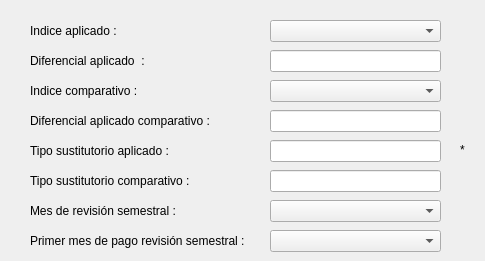
    <widget class="QWidget" name="variablesemestral">
     <attribute name="title">
      <string>Variable semestral</string>
     </attribute>
     <widget class="QLabel" name="label_indiceaplicado4">
      <property name="geometry">
       <rect>
        <x>30</x>
        <y>20</y>
        <width>201</width>
        <height>21</height>
       </rect>
      </property>
      <property name="text">
       <string>Indice aplicado :</string>
      </property>
     </widget>
     <widget class="QLabel" name="label_dif24">
      <property name="geometry">
       <rect>
        <x>30</x>
        <y>110</y>
        <width>201</width>
        <height>21</height>
       </rect>
      </property>
      <property name="text">
       <string>Diferencial aplicado comparativo :</string>
      </property>
     </widget>
     <widget class="QComboBox" name="comboBox_indicecomp4">
      <property name="geometry">
       <rect>
        <x>270</x>
        <y>80</y>
        <width>171</width>
        <height>22</height>
       </rect>
      </property>
     </widget>
     <widget class="QLineEdit" name="lineEdit_dif14">
      <property name="geometry">
       <rect>
        <x>270</x>
        <y>50</y>
        <width>171</width>
        <height>22</height>
       </rect>
      </property>
     </widget>
     <widget class="QLabel" name="label_sust24">
      <property name="geometry">
       <rect>
        <x>30</x>
        <y>170</y>
        <width>201</width>
        <height>21</height>
       </rect>
      </property>
      <property name="text">
       <string>Tipo sustitutorio comparativo :</string>
      </property>
     </widget>
     <widget class="QComboBox" name="comboBox_indiceapli4">
      <property name="geometry">
       <rect>
        <x>270</x>
        <y>20</y>
        <width>171</width>
        <height>22</height>
       </rect>
      </property>
     </widget>
     <widget class="QLabel" name="label_dif14">
      <property name="geometry">
       <rect>
        <x>30</x>
        <y>50</y>
        <width>201</width>
        <height>21</height>
       </rect>
      </property>
      <property name="text">
       <string>Diferencial aplicado  :</string>
      </property>
     </widget>
     <widget class="QLabel" name="label_indicecmparativo4">
      <property name="geometry">
       <rect>
        <x>30</x>
        <y>80</y>
        <width>201</width>
        <height>21</height>
       </rect>
      </property>
      <property name="text">
       <string>Indice comparativo :</string>
      </property>
     </widget>
     <widget class="QLineEdit" name="lineEdit_dif24">
      <property name="geometry">
       <rect>
        <x>270</x>
        <y>110</y>
        <width>171</width>
        <height>22</height>
       </rect>
      </property>
     </widget>
     <widget class="QLabel" name="label_sust14">
      <property name="geometry">
       <rect>
        <x>30</x>
        <y>140</y>
        <width>201</width>
        <height>21</height>
       </rect>
      </property>
      <property name="text">
       <string>Tipo sustitutorio aplicado :</string>
      </property>
     </widget>
     <widget class="QLabel" name="label_primermespagosemestral4">
      <property name="geometry">
       <rect>
        <x>30</x>
        <y>230</y>
        <width>231</width>
        <height>21</height>
       </rect>
      </property>
      <property name="text">
       <string>Primer mes de pago revisión semestral :</string>
      </property>
     </widget>
     <widget class="QLabel" name="label_mesrevsemestral4">
      <property name="geometry">
       <rect>
        <x>30</x>
        <y>200</y>
        <width>201</width>
        <height>21</height>
       </rect>
      </property>
      <property name="text">
       <string>Mes de revisión semestral :</string>
      </property>
     </widget>
     <widget class="QComboBox" name="comboBox_primermespagosemestral4">
      <property name="geometry">
       <rect>
        <x>270</x>
        <y>230</y>
        <width>171</width>
        <height>22</height>
       </rect>
      </property>
     </widget>
     <widget class="QComboBox" name="comboBox_mesrevisionsemestral4">
      <property name="geometry">
       <rect>
        <x>270</x>
        <y>200</y>
        <width>171</width>
        <height>22</height>
       </rect>
      </property>
     </widget>
     <widget class="QLineEdit" name="lineEdit_sust14">
      <property name="geometry">
       <rect>
        <x>270</x>
        <y>140</y>
        <width>171</width>
        <height>22</height>
       </rect>
      </property>
     </widget>
     <widget class="QLineEdit" name="lineEdit_sust24">
      <property name="geometry">
       <rect>
        <x>270</x>
        <y>170</y>
        <width>171</width>
        <height>22</height>
       </rect>
      </property>
     </widget>
     <widget class="QLabel" name="label_op2_2">
      <property name="geometry">
       <rect>
        <x>460</x>
        <y>140</y>
        <width>16</width>
        <height>20</height>
       </rect>
      </property>
      <property name="text">
       <string>* </string>
      </property>
     </widget>
    </widget>
